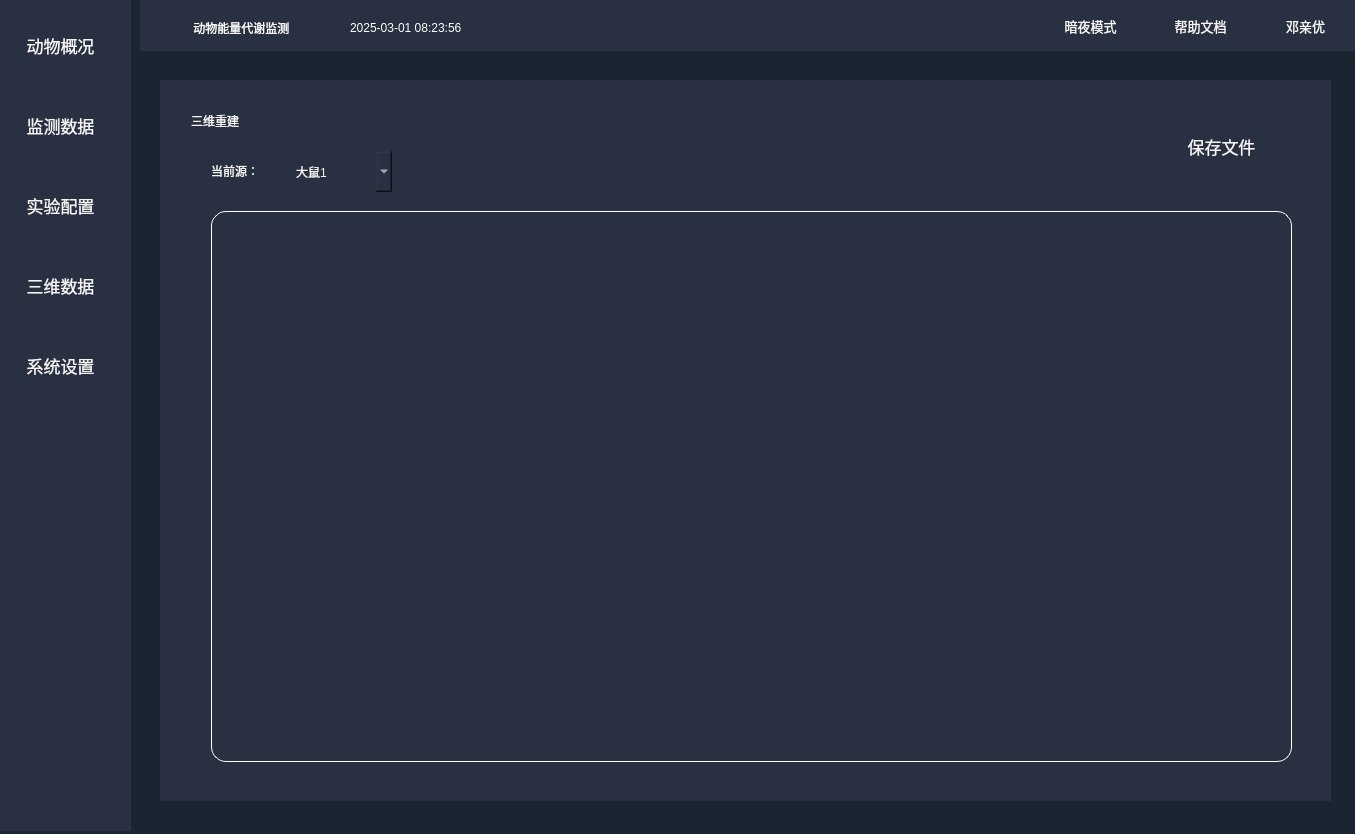
<?xml version="1.0" encoding="UTF-8"?>
<ui version="4.0">
 <class>Form</class>
 <widget class="QWidget" name="Form">
  <property name="geometry">
   <rect>
    <x>0</x>
    <y>0</y>
    <width>1355</width>
    <height>834</height>
   </rect>
  </property>
  <property name="font">
   <font>
    <pointsize>8</pointsize>
   </font>
  </property>
  <property name="windowTitle">
   <string>Form</string>
  </property>
  <property name="styleSheet">
   <string notr="true">QWidget{
background:rgb(27,36,49)
}
QGraphicsView{
border:1px solid white;
border-radius:0px;
}</string>
  </property>
  <widget class="QWidget" name="verticalLayoutWidget">
   <property name="geometry">
    <rect>
     <x>0</x>
     <y>0</y>
     <width>131</width>
     <height>831</height>
    </rect>
   </property>
   <layout class="QVBoxLayout" name="verticalLayout">
    <item>
     <widget class="QScrollArea" name="scrollArea">
      <property name="styleSheet">
       <string notr="true">border:none;</string>
      </property>
      <property name="horizontalScrollBarPolicy">
       <enum>Qt::ScrollBarAlwaysOff</enum>
      </property>
      <property name="widgetResizable">
       <bool>true</bool>
      </property>
      <widget class="QWidget" name="scrollAreaWidgetContents">
       <property name="geometry">
        <rect>
         <x>0</x>
         <y>0</y>
         <width>129</width>
         <height>829</height>
        </rect>
       </property>
       <property name="styleSheet">
        <string notr="true">background:rgb(40, 48,65);</string>
       </property>
       <widget class="QPushButton" name="btn1">
        <property name="geometry">
         <rect>
          <x>0</x>
          <y>10</y>
          <width>121</width>
          <height>71</height>
         </rect>
        </property>
        <property name="sizePolicy">
         <sizepolicy hsizetype="Minimum" vsizetype="Maximum">
          <horstretch>20</horstretch>
          <verstretch>21</verstretch>
         </sizepolicy>
        </property>
        <property name="font">
         <font>
          <pointsize>-1</pointsize>
          <weight>50</weight>
          <bold>false</bold>
         </font>
        </property>
        <property name="styleSheet">
         <string notr="true">QPushButton{
	color:rgb(245, 245, 245);
	padding:15px;
	background:rgb(40, 48,65);
border：none;
font-size:17px;
}</string>
        </property>
        <property name="text">
         <string>动物概况</string>
        </property>
        <property name="icon">
         <iconset resource="UI/resource/mainPage.qrc">
          <normaloff>:/icon/generate_white.svg</normaloff>:/icon/generate_white.svg</iconset>
        </property>
        <property name="iconSize">
         <size>
          <width>20</width>
          <height>20</height>
         </size>
        </property>
        <property name="autoDefault">
         <bool>false</bool>
        </property>
        <property name="default">
         <bool>false</bool>
        </property>
        <property name="flat">
         <bool>true</bool>
        </property>
       </widget>
       <widget class="QPushButton" name="btn2">
        <property name="geometry">
         <rect>
          <x>0</x>
          <y>90</y>
          <width>121</width>
          <height>71</height>
         </rect>
        </property>
        <property name="sizePolicy">
         <sizepolicy hsizetype="Minimum" vsizetype="Maximum">
          <horstretch>20</horstretch>
          <verstretch>21</verstretch>
         </sizepolicy>
        </property>
        <property name="font">
         <font>
          <pointsize>-1</pointsize>
          <weight>50</weight>
          <bold>false</bold>
         </font>
        </property>
        <property name="styleSheet">
         <string notr="true">QPushButton{
	color:rgb(245, 245, 245);
	padding:15px;
	background:rgb(40, 48,65);
border：none;
font-size:17px;
}</string>
        </property>
        <property name="text">
         <string>监测数据</string>
        </property>
        <property name="icon">
         <iconset resource="UI/resource/mainPage.qrc">
          <normaloff>:/icon/market_analysis_white.svg</normaloff>:/icon/market_analysis_white.svg</iconset>
        </property>
        <property name="iconSize">
         <size>
          <width>20</width>
          <height>20</height>
         </size>
        </property>
        <property name="autoDefault">
         <bool>false</bool>
        </property>
        <property name="default">
         <bool>false</bool>
        </property>
        <property name="flat">
         <bool>true</bool>
        </property>
       </widget>
       <widget class="QPushButton" name="btn3">
        <property name="geometry">
         <rect>
          <x>0</x>
          <y>170</y>
          <width>121</width>
          <height>71</height>
         </rect>
        </property>
        <property name="sizePolicy">
         <sizepolicy hsizetype="Minimum" vsizetype="Maximum">
          <horstretch>20</horstretch>
          <verstretch>21</verstretch>
         </sizepolicy>
        </property>
        <property name="font">
         <font>
          <pointsize>-1</pointsize>
          <weight>50</weight>
          <bold>false</bold>
         </font>
        </property>
        <property name="styleSheet">
         <string notr="true">QPushButton{
	color:rgb(245, 245, 245);
	padding:15px;
	background:rgb(40, 48,65);
border：none;
font-size:17px;
}</string>
        </property>
        <property name="text">
         <string>实验配置</string>
        </property>
        <property name="icon">
         <iconset resource="UI/resource/mainPage.qrc">
          <normaloff>:/icon/setting_config_white.svg</normaloff>:/icon/setting_config_white.svg</iconset>
        </property>
        <property name="iconSize">
         <size>
          <width>20</width>
          <height>20</height>
         </size>
        </property>
        <property name="autoDefault">
         <bool>false</bool>
        </property>
        <property name="default">
         <bool>false</bool>
        </property>
        <property name="flat">
         <bool>true</bool>
        </property>
       </widget>
       <widget class="QPushButton" name="btn4">
        <property name="geometry">
         <rect>
          <x>0</x>
          <y>250</y>
          <width>121</width>
          <height>71</height>
         </rect>
        </property>
        <property name="sizePolicy">
         <sizepolicy hsizetype="Minimum" vsizetype="Maximum">
          <horstretch>20</horstretch>
          <verstretch>21</verstretch>
         </sizepolicy>
        </property>
        <property name="font">
         <font>
          <pointsize>-1</pointsize>
          <weight>50</weight>
          <bold>false</bold>
         </font>
        </property>
        <property name="styleSheet">
         <string notr="true">QPushButton{
	color:rgb(245, 245, 245);
	padding:15px;
	background:rgb(40, 48,65);
border：none;
font-size:17px;
}</string>
        </property>
        <property name="text">
         <string>三维数据</string>
        </property>
        <property name="icon">
         <iconset resource="UI/resource/mainPage.qrc">
          <normaloff>:/icon/material_three_white.svg</normaloff>:/icon/material_three_white.svg</iconset>
        </property>
        <property name="iconSize">
         <size>
          <width>20</width>
          <height>20</height>
         </size>
        </property>
        <property name="autoDefault">
         <bool>false</bool>
        </property>
        <property name="default">
         <bool>false</bool>
        </property>
        <property name="flat">
         <bool>true</bool>
        </property>
       </widget>
       <widget class="QPushButton" name="btn5">
        <property name="geometry">
         <rect>
          <x>0</x>
          <y>330</y>
          <width>121</width>
          <height>71</height>
         </rect>
        </property>
        <property name="sizePolicy">
         <sizepolicy hsizetype="Minimum" vsizetype="Maximum">
          <horstretch>20</horstretch>
          <verstretch>21</verstretch>
         </sizepolicy>
        </property>
        <property name="font">
         <font>
          <pointsize>-1</pointsize>
          <weight>50</weight>
          <bold>false</bold>
         </font>
        </property>
        <property name="styleSheet">
         <string notr="true">QPushButton{
	color:rgb(245, 245, 245);
	padding:15px;
	background:rgb(40, 48,65);
border：none;
font-size:17px;
}</string>
        </property>
        <property name="text">
         <string>系统设置</string>
        </property>
        <property name="icon">
         <iconset resource="UI/resource/mainPage.qrc">
          <normaloff>:/icon/setting_computer_white.svg</normaloff>:/icon/setting_computer_white.svg</iconset>
        </property>
        <property name="iconSize">
         <size>
          <width>20</width>
          <height>20</height>
         </size>
        </property>
        <property name="autoDefault">
         <bool>false</bool>
        </property>
        <property name="default">
         <bool>false</bool>
        </property>
        <property name="flat">
         <bool>true</bool>
        </property>
       </widget>
      </widget>
     </widget>
    </item>
   </layout>
  </widget>
  <widget class="QWidget" name="horizontalLayoutWidget">
   <property name="geometry">
    <rect>
     <x>140</x>
     <y>0</y>
     <width>1261</width>
     <height>51</height>
    </rect>
   </property>
   <layout class="QHBoxLayout" name="horizontalLayout">
    <item>
     <widget class="QScrollArea" name="scrollArea_2">
      <property name="styleSheet">
       <string notr="true">border:none;</string>
      </property>
      <property name="verticalScrollBarPolicy">
       <enum>Qt::ScrollBarAlwaysOff</enum>
      </property>
      <property name="widgetResizable">
       <bool>true</bool>
      </property>
      <widget class="QWidget" name="scrollAreaWidgetContents_2">
       <property name="geometry">
        <rect>
         <x>0</x>
         <y>0</y>
         <width>1259</width>
         <height>49</height>
        </rect>
       </property>
       <property name="styleSheet">
        <string notr="true">background:rgb(40, 48,65);</string>
       </property>
       <widget class="QLabel" name="label">
        <property name="geometry">
         <rect>
          <x>10</x>
          <y>0</y>
          <width>51</width>
          <height>51</height>
         </rect>
        </property>
        <property name="styleSheet">
         <string notr="true"/>
        </property>
        <property name="text">
         <string/>
        </property>
        <property name="pixmap">
         <pixmap resource="UI/resource/mainPage.qrc">:/images/mouse.png</pixmap>
        </property>
        <property name="scaledContents">
         <bool>true</bool>
        </property>
       </widget>
       <widget class="QLabel" name="label_2">
        <property name="geometry">
         <rect>
          <x>50</x>
          <y>20</y>
          <width>161</width>
          <height>16</height>
         </rect>
        </property>
        <property name="styleSheet">
         <string notr="true">color:white;</string>
        </property>
        <property name="text">
         <string> 动物能量代谢监测</string>
        </property>
       </widget>
       <widget class="QPushButton" name="pushButton_2">
        <property name="geometry">
         <rect>
          <x>1120</x>
          <y>0</y>
          <width>91</width>
          <height>51</height>
         </rect>
        </property>
        <property name="sizePolicy">
         <sizepolicy hsizetype="Minimum" vsizetype="Maximum">
          <horstretch>20</horstretch>
          <verstretch>21</verstretch>
         </sizepolicy>
        </property>
        <property name="font">
         <font>
          <pointsize>-1</pointsize>
          <weight>50</weight>
          <bold>false</bold>
         </font>
        </property>
        <property name="styleSheet">
         <string notr="true">QPushButton{
	color:rgb(245, 245, 245);
	padding:7px;
	background:rgb(40, 48,65);
border：none;
font-size:13px;
}</string>
        </property>
        <property name="text">
         <string>邓亲优</string>
        </property>
        <property name="icon">
         <iconset resource="UI/resource/mainPage.qrc">
          <normaloff>:/icon/me_white.svg</normaloff>:/icon/me_white.svg</iconset>
        </property>
        <property name="iconSize">
         <size>
          <width>24</width>
          <height>24</height>
         </size>
        </property>
        <property name="autoDefault">
         <bool>false</bool>
        </property>
        <property name="default">
         <bool>false</bool>
        </property>
        <property name="flat">
         <bool>true</bool>
        </property>
       </widget>
       <widget class="QPushButton" name="pushButton_3">
        <property name="geometry">
         <rect>
          <x>1010</x>
          <y>0</y>
          <width>101</width>
          <height>51</height>
         </rect>
        </property>
        <property name="sizePolicy">
         <sizepolicy hsizetype="Minimum" vsizetype="Maximum">
          <horstretch>20</horstretch>
          <verstretch>21</verstretch>
         </sizepolicy>
        </property>
        <property name="font">
         <font>
          <pointsize>-1</pointsize>
          <weight>50</weight>
          <bold>false</bold>
         </font>
        </property>
        <property name="styleSheet">
         <string notr="true">QPushButton{
	color:rgb(245, 245, 245);
	padding:7px;
	background:rgb(40, 48,65);
border：none;
font-size:13px;
}</string>
        </property>
        <property name="text">
         <string>帮助文档</string>
        </property>
        <property name="icon">
         <iconset resource="UI/resource/mainPage.qrc">
          <normaloff>:/icon/help_white.svg</normaloff>:/icon/help_white.svg</iconset>
        </property>
        <property name="iconSize">
         <size>
          <width>24</width>
          <height>24</height>
         </size>
        </property>
        <property name="autoDefault">
         <bool>false</bool>
        </property>
        <property name="default">
         <bool>false</bool>
        </property>
        <property name="flat">
         <bool>true</bool>
        </property>
       </widget>
       <widget class="QPushButton" name="pushButton_4">
        <property name="geometry">
         <rect>
          <x>900</x>
          <y>0</y>
          <width>101</width>
          <height>51</height>
         </rect>
        </property>
        <property name="sizePolicy">
         <sizepolicy hsizetype="Minimum" vsizetype="Maximum">
          <horstretch>20</horstretch>
          <verstretch>21</verstretch>
         </sizepolicy>
        </property>
        <property name="font">
         <font>
          <pointsize>-1</pointsize>
          <weight>50</weight>
          <bold>false</bold>
         </font>
        </property>
        <property name="styleSheet">
         <string notr="true">QPushButton{
	color:rgb(245, 245, 245);
	padding:7px;
	background:rgb(40, 48,65);
border：none;
font-size:13px;
}</string>
        </property>
        <property name="text">
         <string>暗夜模式</string>
        </property>
        <property name="icon">
         <iconset resource="UI/resource/mainPage.qrc">
          <normaloff>:/icon/dark_mode_white.svg</normaloff>:/icon/dark_mode_white.svg</iconset>
        </property>
        <property name="iconSize">
         <size>
          <width>24</width>
          <height>24</height>
         </size>
        </property>
        <property name="autoDefault">
         <bool>false</bool>
        </property>
        <property name="default">
         <bool>false</bool>
        </property>
        <property name="flat">
         <bool>true</bool>
        </property>
       </widget>
       <widget class="QLabel" name="label_14">
        <property name="geometry">
         <rect>
          <x>210</x>
          <y>20</y>
          <width>161</width>
          <height>16</height>
         </rect>
        </property>
        <property name="styleSheet">
         <string notr="true">color:white;</string>
        </property>
        <property name="text">
         <string>2025-03-01 08:23:56</string>
        </property>
       </widget>
      </widget>
     </widget>
    </item>
   </layout>
  </widget>
  <widget class="QWidget" name="tab2" native="true">
   <property name="geometry">
    <rect>
     <x>160</x>
     <y>80</y>
     <width>1171</width>
     <height>721</height>
    </rect>
   </property>
   <widget class="QScrollArea" name="scrollArea_3">
    <property name="geometry">
     <rect>
      <x>-10</x>
      <y>-10</y>
      <width>1191</width>
      <height>751</height>
     </rect>
    </property>
    <property name="widgetResizable">
     <bool>true</bool>
    </property>
    <widget class="QWidget" name="scrollAreaWidgetContents_3">
     <property name="geometry">
      <rect>
       <x>0</x>
       <y>0</y>
       <width>1189</width>
       <height>749</height>
      </rect>
     </property>
     <property name="styleSheet">
      <string notr="true">	color:rgb(245, 245, 245);

	background:rgb(40, 48,65);
border-radius:15px;</string>
     </property>
     <widget class="QWidget" name="verticalLayoutWidget_2">
      <property name="geometry">
       <rect>
        <x>20</x>
        <y>20</y>
        <width>1141</width>
        <height>701</height>
       </rect>
      </property>
      <layout class="QVBoxLayout" name="verticalLayout_2">
       <item>
        <widget class="QScrollArea" name="scrollArea_4">
         <property name="widgetResizable">
          <bool>true</bool>
         </property>
         <widget class="QWidget" name="scrollAreaWidgetContents_4">
          <property name="geometry">
           <rect>
            <x>0</x>
            <y>0</y>
            <width>1139</width>
            <height>699</height>
           </rect>
          </property>
          <widget class="QLabel" name="label_3">
           <property name="geometry">
            <rect>
             <x>40</x>
             <y>60</y>
             <width>91</width>
             <height>39</height>
            </rect>
           </property>
           <property name="text">
            <string>当前源：</string>
           </property>
          </widget>
          <widget class="QComboBox" name="comboBox">
           <property name="geometry">
            <rect>
             <x>120</x>
             <y>60</y>
             <width>101</width>
             <height>41</height>
            </rect>
           </property>
           <item>
            <property name="text">
             <string>大鼠1</string>
            </property>
           </item>
          </widget>
          <widget class="QLabel" name="label_4">
           <property name="geometry">
            <rect>
             <x>20</x>
             <y>10</y>
             <width>91</width>
             <height>39</height>
            </rect>
           </property>
           <property name="text">
            <string>三维重建</string>
           </property>
          </widget>
          <widget class="QGraphicsView" name="graphicsView">
           <property name="geometry">
            <rect>
             <x>40</x>
             <y>120</y>
             <width>1081</width>
             <height>551</height>
            </rect>
           </property>
          </widget>
          <widget class="QPushButton" name="btn3_2">
           <property name="geometry">
            <rect>
             <x>970</x>
             <y>30</y>
             <width>161</width>
             <height>51</height>
            </rect>
           </property>
           <property name="sizePolicy">
            <sizepolicy hsizetype="Minimum" vsizetype="Maximum">
             <horstretch>20</horstretch>
             <verstretch>21</verstretch>
            </sizepolicy>
           </property>
           <property name="font">
            <font>
             <pointsize>-1</pointsize>
             <weight>50</weight>
             <bold>false</bold>
            </font>
           </property>
           <property name="styleSheet">
            <string notr="true">QPushButton{
	color:rgb(245, 245, 245);
	padding:15px;
	background:rgb(40, 48,65);
border：none;
font-size:17px;
}</string>
           </property>
           <property name="text">
            <string>保存文件</string>
           </property>
           <property name="icon">
            <iconset resource="UI/resource/mainPage.qrc">
             <normaloff>:/icon/save_white.svg</normaloff>:/icon/save_white.svg</iconset>
           </property>
           <property name="iconSize">
            <size>
             <width>20</width>
             <height>20</height>
            </size>
           </property>
           <property name="autoDefault">
            <bool>false</bool>
           </property>
           <property name="default">
            <bool>false</bool>
           </property>
           <property name="flat">
            <bool>true</bool>
           </property>
          </widget>
         </widget>
        </widget>
       </item>
      </layout>
     </widget>
    </widget>
   </widget>
  </widget>
  <zorder>tab2</zorder>
  <zorder>verticalLayoutWidget</zorder>
  <zorder>horizontalLayoutWidget</zorder>
 </widget>
 <resources>
  <include location="UI/resource/mainPage.qrc"/>
 </resources>
 <connections>
  <connection>
   <sender>btn1</sender>
   <signal>toggled(bool)</signal>
   <receiver>tab2</receiver>
   <slot>setVisible(bool)</slot>
   <hints>
    <hint type="sourcelabel">
     <x>61</x>
     <y>46</y>
    </hint>
    <hint type="destinationlabel">
     <x>745</x>
     <y>425</y>
    </hint>
   </hints>
  </connection>
 </connections>
</ui>
